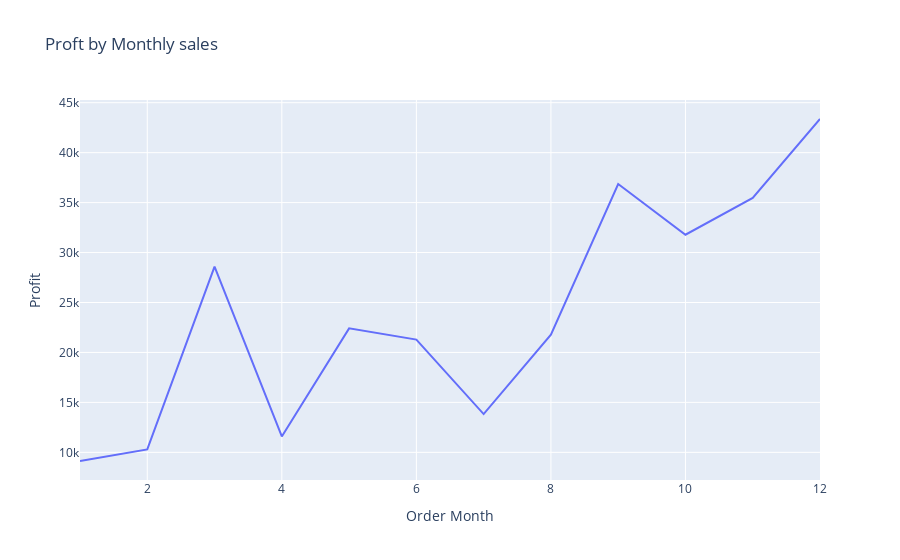

The code cell stored with this chart in its notebook:
### Code cell
graph=px.line(profit_by_month , x='Order Month' , y='Profit', title='Proft by Monthly sales')
graph.show()

### Figure 1 — Plotly figure (JSON) as saved in the notebook; plotly's stock layout.template omitted (floating-point values rounded to 4 significant figures)
{"data": [{"hovertemplate": "Order Month=%{x}<br>Profit=%{y}<extra></extra>", "legendgroup": "", "line": {"color": "#636efa", "dash": "solid"}, "marker": {"symbol": "circle"}, "mode": "lines", "name": "", "orientation": "v", "showlegend": false, "type": "scatter", "x": [1, 2, 3, 4, 5, 6, 7, 8, 9, 10, 11, 12], "xaxis": "x", "y": [9134.0, 10290.0, 28590.0, 11590.0, 22410.0, 21290.0, 13830.0, 21780.0, 36860.0, 31780.0, 35470.0, 43370.0], "yaxis": "y"}], "layout": {"legend": {"tracegroupgap": 0}, "title": {"text": "Proft by Monthly sales"}, "xaxis": {"anchor": "y", "domain": [0, 1], "title": {"text": "Order Month"}}, "yaxis": {"anchor": "x", "domain": [0, 1], "title": {"text": "Profit"}}}}
